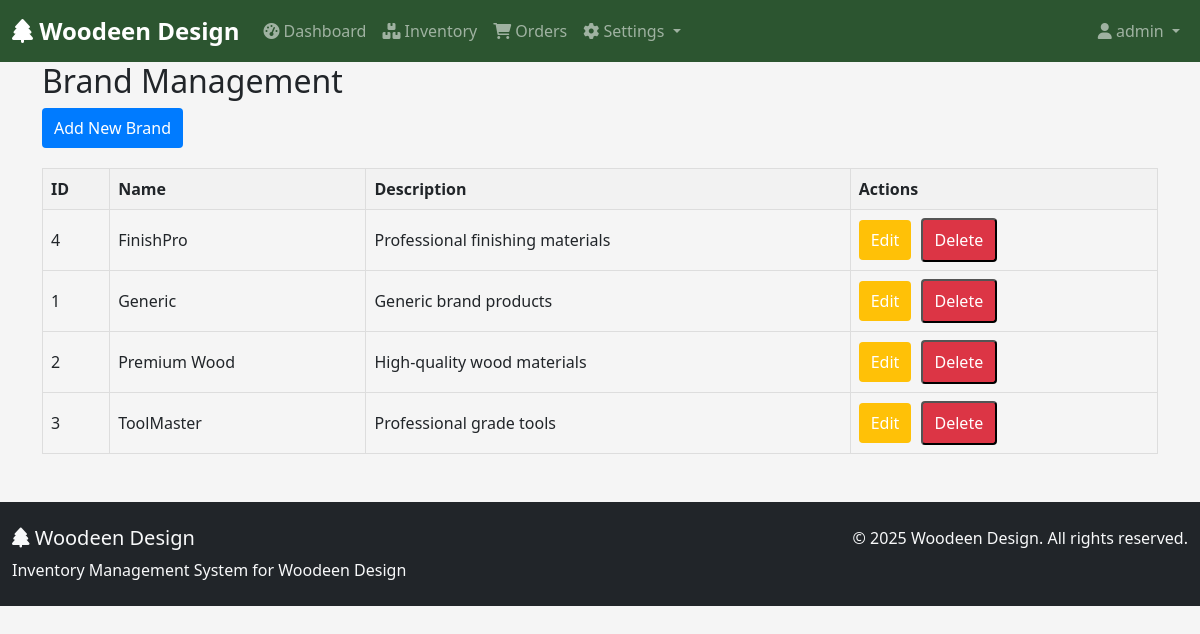
The app's page /brands (signed in) with its own data.
### tables this page shows
CREATE TABLE brands (
    brand_id INT PRIMARY KEY AUTO_INCREMENT,
    brand_name VARCHAR(100) NOT NULL UNIQUE,
    description TEXT,
    created_at TIMESTAMP DEFAULT CURRENT_TIMESTAMP,
    updated_at TIMESTAMP DEFAULT CURRENT_TIMESTAMP ON UPDATE CURRENT_TIMESTAMP
);

### app/controllers/BrandController.php (called while the page is built, shortened)
<?php
require_once __DIR__ . '/../models/Brand.php';
class BrandController {
    private $brandModel;
    public function __construct() {
        $this->brandModel = new Brand();
    }
    public function index() {
        $brands = $this->brandModel->getAllBrands();
        $this->loadView('brands/index', ['brands' => $brands]);
    }
    protected function loadView($viewName, $data = []) {
        extract($data);
        require_once __DIR__ . '/../views/' . $viewName . '.php';
    }
}

### app/core/helpers.php (called while the page is built, shortened)
<?php
function isLoggedIn() {
    return isset($_SESSION['user_id']);
}
function isAdmin() {
    return isLoggedIn() && isset($_SESSION['user_role']) && $_SESSION['user_role'] === 'admin';
}

### app/core/Database.php (called while the page is built, shortened)
<?php
class Database {
    private static $instance = null;
    private $pdo;
    private function __construct() {
        $dsn = 'mysql:host=' . DB_HOST . ';dbname=' . DB_NAME . ';charset=utf8';
        $options = [
            PDO::ATTR_ERRMODE            => PDO::ERRMODE_EXCEPTION,
            PDO::ATTR_DEFAULT_FETCH_MODE => PDO::FETCH_ASSOC,
            PDO::ATTR_EMULATE_PREPARES   => false,
        ];
        try {
            $this->pdo = new PDO($dsn, DB_USER, DB_PASS, $options);
        } catch (PDOException $e) {
            error_log("Database connection failed: " . $e->getMessage());
            die("Sorry, we're experiencing technical difficulties. Please try again later. (Error: DB_CONN_FAILED)");
        }
    }
    public static function getInstance() {
        if (self::$instance === null) {
            self::$instance = new Database();
        }
        return self::$instance;
    }
    public function getConnection() {
        return $this->pdo;
    }
}

### app/models/Brand.php (called while the page is built, shortened)
<?php
class Brand {
    private $db;
    public function __construct() {
        $this->db = Database::getInstance()->getConnection();
    }
    public function getAllBrands() {
        $stmt = $this->db->query("SELECT * FROM brands ORDER BY brand_name");
        return $stmt->fetchAll(PDO::FETCH_ASSOC);
    }
}

### app/views/brands/index.php (the view, shortened to what this page needs)
<!DOCTYPE html>
<html lang="en">
<head>
    <link rel="stylesheet" href="/wooden_design_ims/public/assets/css/style.css">
</head>
<body>
    <?php include __DIR__ . '/../includes/header.php'; ?>
    <div class="container">
        <h2>Brand Management</h2>
        <?php if (isAdmin()): ?>
            <p><a href="/wooden_design_ims/brands/create" class="button">Add New Brand</a></p>
        <?php endif; ?>
        <?php if (!empty($brands)): ?>
            <table>
                <thead>
                    <tr>
                        <th>ID</th>
                        <th>Name</th>
                        <th>Description</th>
                        <?php if (isAdmin()): ?>
                            <th>Actions</th>
                        <?php endif; ?>
                    </tr>
                </thead>
                <tbody>
                    <?php foreach ($brands as $brand): ?>
                        <tr>
                            <td><?php echo htmlspecialchars($brand['brand_id']); ?></td>
                            <td><?php echo htmlspecialchars($brand['brand_name']); ?></td>
                            <td><?php echo htmlspecialchars($brand['description']); ?></td>
                            <?php if (isAdmin()): ?>
                                <td>
                                    <a href="/wooden_design_ims/brands/edit/<?php echo $brand['brand_id']; ?>" class="button edit">Edit</a>
                                    <form action="/wooden_design_ims/brands/delete/<?php echo $brand['brand_id']; ?>" method="POST" style="display:inline-block;" onsubmit="return confirm('Are you sure you want to delete this brand? This will fail if products are linked to it.');">
                                        <button type="submit" class="button delete">Delete</button>
                                    </form>
                                </td>
                            <?php endif; ?>
                        </tr>
                    <?php endforeach; ?>
                </tbody>
            </table>
        <?php else: ?>
            <p>No brands found.</p>
        <?php endif; ?>
    </div>
    <?php include __DIR__ . '/../includes/footer.php'; ?>
</body>
</html>

### public/assets/css/style.css (style rules this page uses)
:root { --primary-color: #2c5530; --secondary-color: #8b4513; --accent-color: #d2691e; --success-color: #28a745; --warning-color: #ffc107; --danger-color: #dc3545; --light-color: #f8f9fa; --dark-color: #343a40; }
body { font-family: 'Segoe UI', Tahoma, Geneva, Verdana, sans-serif; background-color: #f5f5f5; }

### app/views/brands/index.php (style rules this page uses)
table { width: 100%; border-collapse: collapse; margin-top: 20px; }
table, th, td { border: 1px solid #ddd; }
th, td { padding: 8px; text-align: left; }
th { background-color: #f2f2f2; }
.button { display: inline-block; padding: 8px 12px; margin-right: 5px; background-color: #007bff; color: white; text-decoration: none; border-radius: 4px; }
.button.edit { background-color: #ffc107; }
.button.delete { background-color: #dc3545; }

### records on screen
brands: brand_id "4", brand_name "FinishPro", description "Professional finishing materials"
brands: brand_id "1", brand_name "Generic", description "Generic brand products"
brands: brand_id "2", brand_name "Premium Wood", description "High-quality wood materials"
brands: brand_id "3", brand_name "ToolMaster", description "Professional grade tools"

### other values on screen
$_SESSION['username'] "admin"
